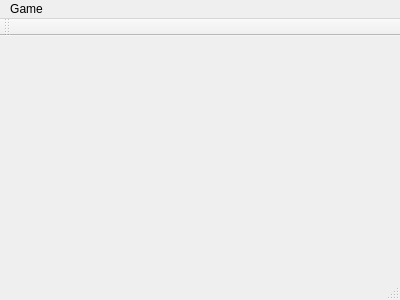
<?xml version="1.0" encoding="UTF-8"?>
<ui version="4.0">
 <class>MainWindow</class>
 <widget class="QMainWindow" name="MainWindow">
  <property name="geometry">
   <rect>
    <x>0</x>
    <y>0</y>
    <width>400</width>
    <height>300</height>
   </rect>
  </property>
  <property name="windowTitle">
   <string>Checkers Clinet</string>
  </property>
  <widget class="QWidget" name="centralWidget"/>
  <widget class="QMenuBar" name="menuBar">
   <property name="geometry">
    <rect>
     <x>0</x>
     <y>0</y>
     <width>400</width>
     <height>20</height>
    </rect>
   </property>
   <widget class="QMenu" name="menuGame">
    <property name="title">
     <string>Game</string>
    </property>
    <addaction name="actionNew"/>
    <addaction name="actionServer_IP"/>
    <addaction name="actionMax_time_for_IA"/>
    <addaction name="actionExit"/>
   </widget>
   <addaction name="menuGame"/>
  </widget>
  <widget class="QToolBar" name="mainToolBar">
   <attribute name="toolBarArea">
    <enum>TopToolBarArea</enum>
   </attribute>
   <attribute name="toolBarBreak">
    <bool>false</bool>
   </attribute>
  </widget>
  <widget class="QStatusBar" name="statusBar"/>
  <action name="actionNew">
   <property name="text">
    <string>Reset game</string>
   </property>
  </action>
  <action name="actionExit">
   <property name="text">
    <string>Exit</string>
   </property>
  </action>
  <action name="actionServer_IP">
   <property name="text">
    <string>Server IP and Port...</string>
   </property>
  </action>
  <action name="actionMax_time_for_IA">
   <property name="text">
    <string>Max time for IA...</string>
   </property>
  </action>
 </widget>
 <layoutdefault spacing="6" margin="11"/>
 <resources/>
 <connections/>
</ui>
